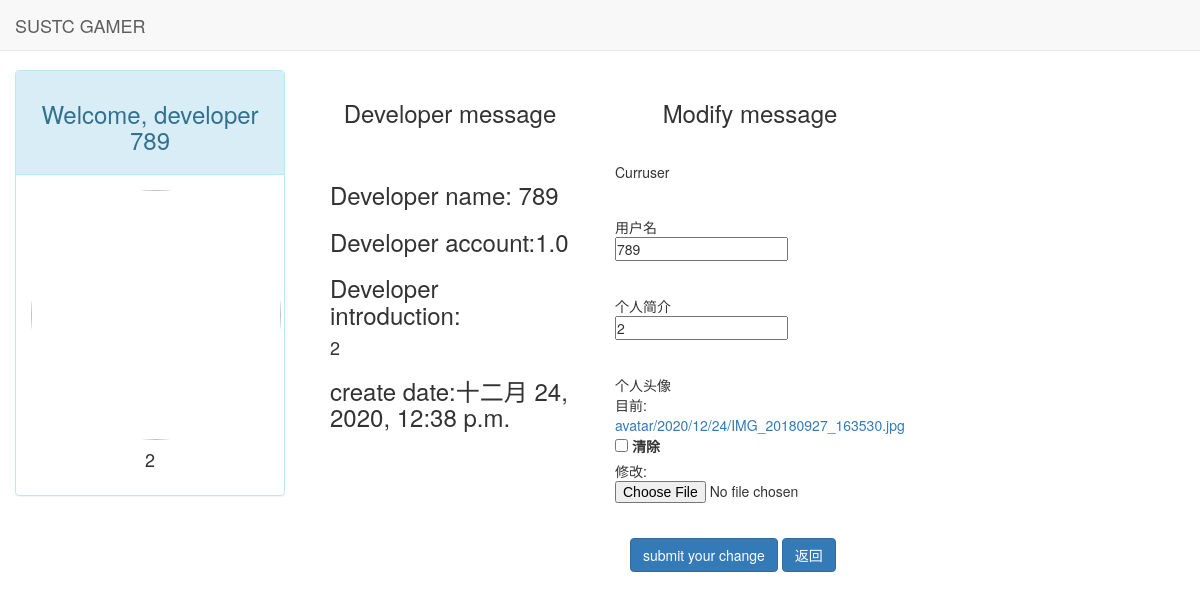
The page /developer/modify (signed in) on the database its author committed.
### developer/models.py (models this page shows, shortened)
class Developer(models.Model):
    user = models.OneToOneField(User, on_delete=models.CASCADE)
    account = models.FloatField(default=0)
    introduction = models.CharField(max_length=300, default="创造ing")
    create_date = models.DateTimeField(auto_now_add=True)
    avatar = models.ImageField(upload_to="avatar/%Y/%m/%d/", default='avatar/defaultAv.png')
    def get_content_img_url(self):
        temp = Developer.objects.filter(pk=str(self.id)).values('avatar')  # values 获取 Article 数据表中的 content 字段内容
        html = pq(temp[0]['avatar'])  # pq 方法获取编辑器 html 内容
        img_path = pq(html)('img').attr('src')  # 截取 html 内容中的路径
        return img_path  # 返回第一张图片路径
    class Meta:
        ordering = ['-create_date', ]

### developer/views.py (the view)
# urls.py: path('modify', views.modify_developer_message, name='modify developer message'),
def modify_developer_message(request):
    user = request.user
    developer = get_object_or_404(Developer, user=user)
    context = {}
    context.update(csrf(request))
    if request.method == "POST":
        modify_form = UserModifyForm(request.POST,request.FILES)
        if modify_form.is_valid():
            user.username = modify_form.cleaned_data["name"]
            developer.introduction =modify_form.cleaned_data["introduction"]
            if(modify_form.cleaned_data['avatar'] is not None):
                developer.avatar = modify_form.cleaned_data['avatar']
            user.save()
            developer.save()
            return redirect(reverse("developer home"))
    else:
        initial = {"name": user.username, "introduction": developer.introduction,"avatar":developer.avatar}
        modify_form = UserModifyForm(initial=initial)
    context["user"] = user
    context["developer"] = developer
    context["form"] = modify_form
    return render(request, "modify_developer_message.html", context)

### developer/forms.py (shortened to what this page needs)
class UserModifyForm(forms.Form):
    curruser = forms.CharField(widget=forms.HiddenInput)
    name = forms.CharField(label="用户名", max_length=20, min_length=3)
    introduction = forms.CharField(label="个人简介")
    avatar = forms.ImageField(label="个人头像",required=False)

### developer/templates/modify_developer_message.html (shortened to what this page needs)
{% load static %}
<!DOCTYPE html>
<html lang="en">
<head>
    <link rel="stylesheet" href="{% static 'base.css' %}">
    <link rel="stylesheet" href="{% static 'bootstrap-3.3.7/css/bootstrap.min.css' %}">
</head>
<body>
<div class="navbar navbar-default navbar-fixed-top" role="navigation">
    <div class="container-fluid">
        <div class="navbar-header">
            <a class="navbar-brand" href="{% url 'home' %}">SUSTC GAMER</a>
        </div>
    </div>
</div>
{% block content %}
    <div class="container-fluid">
        <div class="row">
        <div class="col-lg-3" style="text-align: center">
                <div class="panel panel-info">
                    <div class="panel-heading" style="text-align: center">
                        <h3>Welcome, developer {{ user.username }}</h3>
                    </div>
                    <div class="panel-body">
                        <img src="{{ developer.get_content_img_url }}" height="250" width="250" alt="" class="img-circle">
                        <br>
                        <h4>{{ developer.introduction }}</h4>
                    </div>
                </div>
            </div>
            <div class="col-lg-3">
                <div class="panel-heading" style="text-align: center;">
                <h3>Developer message</h3>
                </div>
                <div class="panel-body">
                <h3>Developer name: {{user.username}}</h3>
                <h3>Developer account:{{developer.account}}</h3>
                <h3>Developer introduction:</h3>
                <h4>{{developer.introduction}}</h4>
                <h3>create date:{{developer.create_date}}</h3>
                </div>
            </div>
            <div class="col-lg-3">
                <div class="panel-heading" style="text-align: center;">
                    <h3>Modify message</h3>
                </div>
                <div class="panel-body">
                <form action="" method="post" , enctype="multipart/form-data">
                    {% for field in form %}
                        <div class="form-group">
                            <div class="row margin-top:20px">
                            {{ field.label }}<br>
                                {{ field }}
                            </div>
                        <br>
                        </div>
                    {% endfor %}
                <button type="submit" class="btn btn-primary">
                    submit your change
                </button>
                <a href="{% url 'developer home' %}">
            <button type="button" class="btn btn-primary">返回</button>
        </a>
                </form>
                </div>
            </div>
        </div>
    </div>
{% endblock %}

### static/base.css (style rules this page uses)
* { margin: 0; padding: 0; }
body { margin-top: 70px!important; }

### rows shown on the page
Developer: introduction "2", account "1.0", create_date "十二月 24, 2020, 12:38 p.m.", form "2"

### other values the page prints
{{ user.username }} "789"
{{ field.label }} "Curruser" "用户名" "个人简介" "个人头像"
